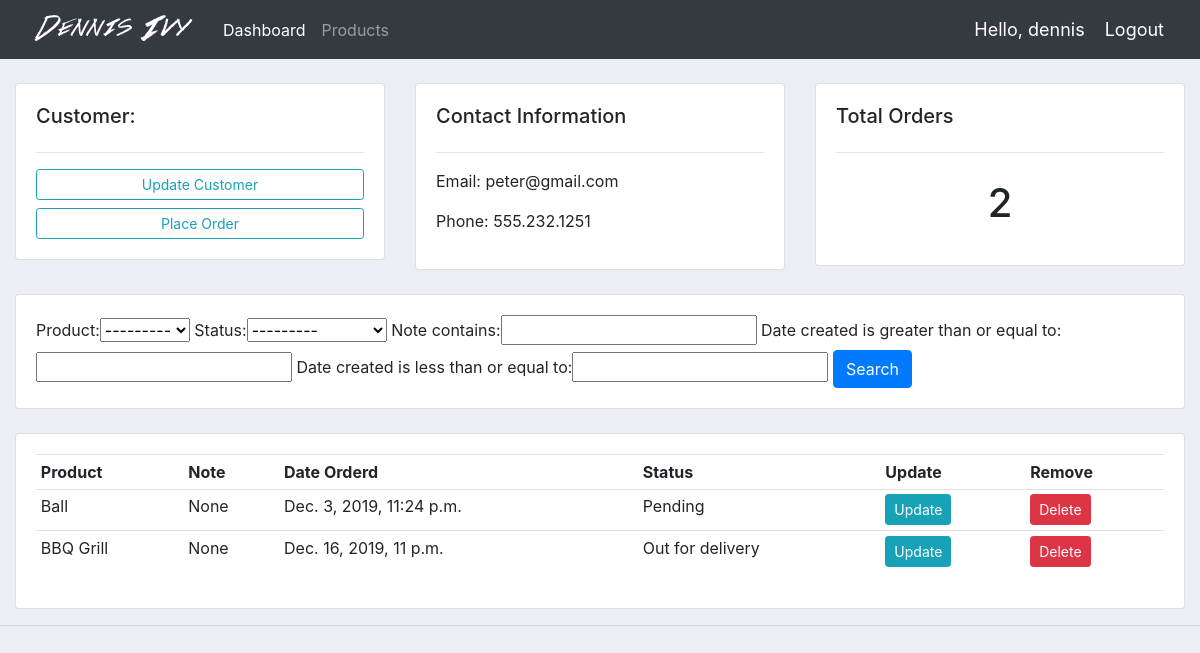
The page /customer/2/ (signed in) on the database its author committed.
### accounts/models.py (models this page shows, shortened)
class Customer(models.Model):
	user = models.OneToOneField(User, null=True,blank=True, on_delete=models.CASCADE)
	name = models.CharField(max_length=200, null=True)
	phone = models.CharField(max_length=200, null=True)
	email = models.CharField(max_length=200, null=True)
	profile_pic=models.ImageField(null=True,blank=True,default='profile_img1.png')
	date_created = models.DateTimeField(auto_now_add=True, null=True)

class Order(models.Model):
	STATUS = (
			('Pending', 'Pending'),
			('Out for delivery', 'Out for delivery'),
			('Delivered', 'Delivered'),
			)
	customer = models.ForeignKey(Customer, null=True, on_delete= models.SET_NULL)
	product = models.ForeignKey(Product, null=True, on_delete= models.SET_NULL)
	date_created = models.DateTimeField(auto_now_add=True, null=True)
	status = models.CharField(max_length=200, null=True, choices=STATUS)
	note = models.CharField(max_length=1000, null=True)

class Product(models.Model):
	CATEGORY = (
			('Indoor', 'Indoor'),
			('Out Door', 'Out Door'),
			)
	name = models.CharField(max_length=200, null=True)
	price = models.FloatField(null=True)
	category = models.CharField(max_length=200, null=True, choices=CATEGORY)
	description = models.CharField(max_length=200, null=True, blank=True)
	date_created = models.DateTimeField(auto_now_add=True, null=True)
	tags = models.ManyToManyField(Tag)
	def __str__(self):
		return self.name

### accounts/decorators.py (the view)
		def wrapper_func(request, *args, **kwargs):
			group = None
			if request.user.groups.exists():
				group = request.user.groups.all()[0].name
			if group in allowed_roles:
				return view_func(request, *args, **kwargs)
			else:
				return HttpResponse('You are not authorized to view this page')

### accounts/views.py (called while the page is built)
@login_required(login_url='login')
@allowed_users(allowed_roles=['admin'])
def customer(request, pk_test):
	customer = Customer.objects.get(id=pk_test)
	orders = customer.order_set.all()
	order_count = orders.count()
	myFilter = OrderFilter(request.GET, queryset=orders)
	orders = myFilter.qs
	context = {'customer':customer, 'orders':orders, 'order_count':order_count,
	'myFilter':myFilter}
	return render(request, 'accounts/customer.html',context)

### accounts/templates/accounts/customer.html
{%  extends 'accounts/main.html' %}
{% block content %}
	<br>
<div class="row">
	<div class="col-md">
		<div class="card card-body">
			<h5>Customer:</h5>
			<hr>
			<a class="btn btn-outline-info  btn-sm btn-block" href="">Update Customer</a>
			<a class="btn btn-outline-info  btn-sm btn-block" href="{% url 'create_order' customer.id %}">Place Order</a>
		</div>
	</div>
	<div class="col-md">
		<div class="card card-body">
			<h5>Contact Information</h5>
			<hr>
			<p>Email: {{customer.email}}</p>
			<p>Phone: {{customer.phone}}</p>
		</div>
	</div>
	<div class="col-md">
		<div class="card card-body">
			<h5>Total Orders</h5>
			<hr>
			<h1 style="text-align: center;padding: 10px">{{order_count}}</h1>
		</div>
	</div>
</div>
<br>
<div class="row">
	<div class="col">
		<div class="card card-body">
			<form method="get">
				{{myFilter.form}}
		    <button class="btn btn-primary" type="submit">Search</button>
		  </form>
		</div>
	</div>
</div>
<br>
<div class="row">
	<div class="col-md">
		<div class="card card-body">
			<table class="table table-sm">
				<tr>
					<th>Product</th>
					<th>Note</th>
					<th>Date Orderd</th>
					<th>Status</th>
					<th>Update</th>
					<th>Remove</th>
				</tr>
				{% for order in orders %}
				<tr>
					<td>{{order.product}}</td>
					<td>{{order.note}}</td>
					<td>{{order.date_created}}</td>
					<td>{{order.status}}</td>
					<td><a class="btn btn-sm btn-info" href="{% url 'update_order' order.id %}">Update</a></td>
					<td><a class="btn btn-sm btn-danger" href="{% url 'delete_order' order.id %}">Delete</a></td>
				</tr>
				{% endfor %}
			</table>
		</div>
	</div>
</div>
{% endblock %}

### accounts/templates/accounts/navbar.html (shortened to what this page needs)
{% load static %}
<nav class="navbar navbar-expand-lg navbar-dark bg-dark">
 <img src="{% static 'images/logo.png' %}">
  <div class="collapse navbar-collapse" id="navbarNav">
    <ul class="navbar-nav">
      {% if request.user.is_staff %}
      <li class="nav-item active">
        <a class="nav-link" href="{% url 'home' %}">Dashboard</a>
      </li>
      <li class="nav-item">
        <a class="nav-link" href="{% url 'products' %}">Products</a>
      </li>
      {% else %}
       <li class="nav-item">
        <a class="nav-link" href="{% url 'account' %}">Settings</a>
      </li>
      {% endif %}
    </ul>
  </div>
  <span class="hello-msg">Hello, {{request.user}}</span>
  <span ><a  class="hello-msg" href="{% url 'logout' %}">Logout</a></span>
</nav>

### static/css/main.css (style rules this page uses)
body { background-color: #ebeff5; }

### accounts/templates/accounts/navbar.html (style rules this page uses)
.hello-msg { font-size: 18px; color: #fff; margin-right: 20px; }

### rows shown on the page
Customer: email "peter@gmail.com", phone "555.232.1251"
Order: product "Ball", note "None", date_created "Dec. 3, 2019, 11:24 p.m.", status "Pending"
Order: product "BBQ Grill", note "None", date_created "Dec. 16, 2019, 11 p.m.", status "Out for delivery"

### other values the page prints
{{ request.user }} "dennis"
{{ order_count }} "2"
